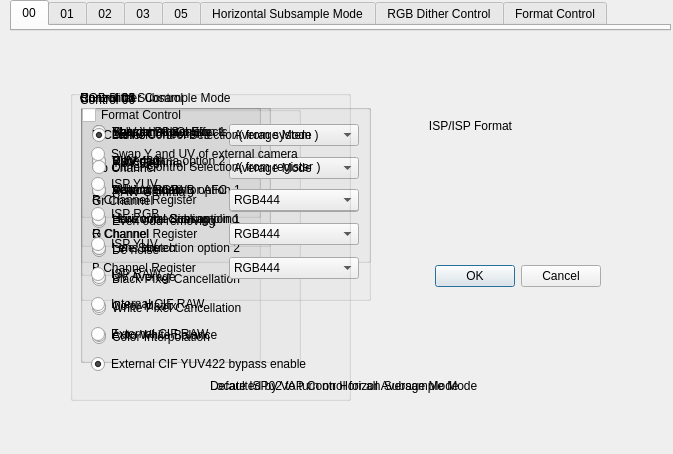
<?xml version="1.0" encoding="UTF-8"?>
<ui version="4.0">
 <class>isp</class>
 <widget class="QDialog" name="isp">
  <property name="geometry">
   <rect>
    <x>0</x>
    <y>0</y>
    <width>673</width>
    <height>454</height>
   </rect>
  </property>
  <property name="windowTitle">
   <string>Dialog</string>
  </property>
  <widget class="QDialogButtonBox" name="buttonBox">
   <property name="geometry">
    <rect>
     <x>390</x>
     <y>260</y>
     <width>211</width>
     <height>32</height>
    </rect>
   </property>
   <property name="orientation">
    <enum>Qt::Horizontal</enum>
   </property>
   <property name="standardButtons">
    <set>QDialogButtonBox::Cancel|QDialogButtonBox::Ok</set>
   </property>
  </widget>
  <widget class="QLabel" name="label">
   <property name="geometry">
    <rect>
     <x>370</x>
     <y>90</y>
     <width>201</width>
     <height>71</height>
    </rect>
   </property>
   <property name="text">
    <string>ISP/ISP Format</string>
   </property>
   <property name="textFormat">
    <enum>Qt::AutoText</enum>
   </property>
   <property name="scaledContents">
    <bool>false</bool>
   </property>
   <property name="alignment">
    <set>Qt::AlignCenter</set>
   </property>
  </widget>
  <widget class="QGroupBox" name="control00Box">
   <property name="geometry">
    <rect>
     <x>80</x>
     <y>92</y>
     <width>221</width>
     <height>271</height>
    </rect>
   </property>
   <property name="title">
    <string>Control 00</string>
   </property>
   <property name="checkable">
    <bool>false</bool>
   </property>
   <layout class="QVBoxLayout" name="verticalLayout_3">
    <item>
     <widget class="QRadioButton" name="lencCorrectionRadio">
      <property name="text">
       <string>LENC Correction</string>
      </property>
      <property name="checked">
       <bool>true</bool>
      </property>
      <attribute name="buttonGroup">
       <string notr="true">ispControlGroup</string>
      </attribute>
     </widget>
    </item>
    <item>
     <widget class="QRadioButton" name="yuvGammaRadio">
      <property name="text">
       <string>YUV Gamma</string>
      </property>
      <property name="checked">
       <bool>true</bool>
      </property>
      <attribute name="buttonGroup">
       <string notr="true">ispControlGroup</string>
      </attribute>
     </widget>
    </item>
    <item>
     <widget class="QRadioButton" name="rawGammaRadio">
      <property name="text">
       <string>RAW Gamma</string>
      </property>
      <property name="checked">
       <bool>true</bool>
      </property>
      <attribute name="buttonGroup">
       <string notr="true">ispControlGroup</string>
      </attribute>
     </widget>
    </item>
    <item>
     <widget class="QRadioButton" name="evenOddRadio">
      <property name="text">
       <string>Even odd removing</string>
      </property>
      <property name="checked">
       <bool>true</bool>
      </property>
      <attribute name="buttonGroup">
       <string notr="true">ispControlGroup</string>
      </attribute>
     </widget>
    </item>
    <item>
     <widget class="QRadioButton" name="denoiseRadio">
      <property name="text">
       <string>De noise</string>
      </property>
      <attribute name="buttonGroup">
       <string notr="true">ispControlGroup</string>
      </attribute>
     </widget>
    </item>
    <item>
     <widget class="QRadioButton" name="blackPixelCancellationRadio">
      <property name="text">
       <string>Black Pixel Cancellation</string>
      </property>
      <property name="checked">
       <bool>true</bool>
      </property>
      <attribute name="buttonGroup">
       <string notr="true">ispControlGroup</string>
      </attribute>
     </widget>
    </item>
    <item>
     <widget class="QRadioButton" name="whitePixelCancellationRadio">
      <property name="text">
       <string>White Pixel Cancellation</string>
      </property>
      <property name="checked">
       <bool>true</bool>
      </property>
      <attribute name="buttonGroup">
       <string notr="true">ispControlGroup</string>
      </attribute>
     </widget>
    </item>
    <item>
     <widget class="QRadioButton" name="colorInterpolationRadio">
      <property name="text">
       <string>Color Interpolation</string>
      </property>
      <attribute name="buttonGroup">
       <string notr="true">ispControlGroup</string>
      </attribute>
     </widget>
    </item>
   </layout>
  </widget>
  <widget class="QGroupBox" name="control01Box">
   <property name="geometry">
    <rect>
     <x>80</x>
     <y>90</y>
     <width>181</width>
     <height>273</height>
    </rect>
   </property>
   <property name="title">
    <string>Control 01</string>
   </property>
   <layout class="QVBoxLayout" name="verticalLayout_2">
    <item>
     <widget class="QRadioButton" name="specialDigitalEffects">
      <property name="text">
       <string>Special Digital Effects</string>
      </property>
      <attribute name="buttonGroup">
       <string notr="true">ispControlGroup</string>
      </attribute>
     </widget>
    </item>
    <item>
     <widget class="QRadioButton" name="uvAdjustRadio">
      <property name="text">
       <string>UV Adjust</string>
      </property>
      <attribute name="buttonGroup">
       <string notr="true">ispControlGroup</string>
      </attribute>
     </widget>
    </item>
    <item>
     <widget class="QRadioButton" name="verticalScalingRadio">
      <property name="text">
       <string>Vertical Scaling</string>
      </property>
      <attribute name="buttonGroup">
       <string notr="true">ispControlGroup</string>
      </attribute>
     </widget>
    </item>
    <item>
     <widget class="QRadioButton" name="horizontalScalingRadio">
      <property name="text">
       <string>Horizontal Scaling</string>
      </property>
      <attribute name="buttonGroup">
       <string notr="true">ispControlGroup</string>
      </attribute>
     </widget>
    </item>
    <item>
     <widget class="QRadioButton" name="lineStretchRadio">
      <property name="text">
       <string>Line Stretch</string>
      </property>
      <attribute name="buttonGroup">
       <string notr="true">ispControlGroup</string>
      </attribute>
     </widget>
    </item>
    <item>
     <widget class="QRadioButton" name="uvAverageRadio">
      <property name="text">
       <string>UV Average</string>
      </property>
      <attribute name="buttonGroup">
       <string notr="true">ispControlGroup</string>
      </attribute>
     </widget>
    </item>
    <item>
     <widget class="QRadioButton" name="colorMatrixRadio">
      <property name="text">
       <string>Color Matrix</string>
      </property>
      <attribute name="buttonGroup">
       <string notr="true">ispControlGroup</string>
      </attribute>
     </widget>
    </item>
    <item>
     <widget class="QRadioButton" name="autoWhiteBalanceRadio">
      <property name="text">
       <string>Auto White Balance</string>
      </property>
      <attribute name="buttonGroup">
       <string notr="true">ispControlGroup</string>
      </attribute>
     </widget>
    </item>
   </layout>
  </widget>
  <widget class="QGroupBox" name="control02Box">
   <property name="geometry">
    <rect>
     <x>80</x>
     <y>90</y>
     <width>191</width>
     <height>157</height>
    </rect>
   </property>
   <property name="title">
    <string>Control 02</string>
   </property>
   <layout class="QVBoxLayout" name="verticalLayout_4">
    <item>
     <widget class="QRadioButton" name="thumbnailScalingRadio">
      <property name="text">
       <string>Thumbnail Scaling</string>
      </property>
      <attribute name="buttonGroup">
       <string notr="true">ispControlGroup</string>
      </attribute>
     </widget>
    </item>
    <item>
     <widget class="QRadioButton" name="ditheringRadio">
      <property name="text">
       <string>Dithering </string>
      </property>
      <attribute name="buttonGroup">
       <string notr="true">ispControlGroup</string>
      </attribute>
     </widget>
    </item>
    <item>
     <widget class="QRadioButton" name="yuvToRGBRadio">
      <property name="text">
       <string>YUV to RGB</string>
      </property>
      <attribute name="buttonGroup">
       <string notr="true">ispControlGroup</string>
      </attribute>
     </widget>
    </item>
    <item>
     <widget class="QRadioButton" name="horizontalSubsamplingRadio">
      <property name="text">
       <string>Horizontal Subsampling</string>
      </property>
      <attribute name="buttonGroup">
       <string notr="true">ispControlGroup</string>
      </attribute>
     </widget>
    </item>
   </layout>
  </widget>
  <widget class="QGroupBox" name="control03Box">
   <property name="geometry">
    <rect>
     <x>80</x>
     <y>90</y>
     <width>181</width>
     <height>128</height>
    </rect>
   </property>
   <property name="title">
    <string>Control 03</string>
   </property>
   <layout class="QVBoxLayout" name="verticalLayout_5">
    <item>
     <widget class="QRadioButton" name="yuvToYCbCrRadio">
      <property name="text">
       <string>YUV to YCbCr</string>
      </property>
     </widget>
    </item>
    <item>
     <widget class="QRadioButton" name="yuv422Radio">
      <property name="text">
       <string>YUV 422</string>
      </property>
     </widget>
    </item>
    <item>
     <widget class="QRadioButton" name="drawWindowAFCRadio">
      <property name="text">
       <string>Draw window for AFC</string>
      </property>
     </widget>
    </item>
   </layout>
  </widget>
  <widget class="QGroupBox" name="control05Box">
   <property name="geometry">
    <rect>
     <x>80</x>
     <y>90</y>
     <width>191</width>
     <height>186</height>
    </rect>
   </property>
   <property name="title">
    <string>Control 05</string>
   </property>
   <layout class="QVBoxLayout" name="verticalLayout_6">
    <item>
     <widget class="QRadioButton" name="rawGamma1Radio">
      <property name="text">
       <string>Raw gamma option 1</string>
      </property>
     </widget>
    </item>
    <item>
     <widget class="QRadioButton" name="rawGamma2Radio">
      <property name="text">
       <string>Raw gamma option 2</string>
      </property>
     </widget>
    </item>
    <item>
     <widget class="QRadioButton" name="advancedAWBRadio">
      <property name="text">
       <string>Advanced AWB option 1</string>
      </property>
     </widget>
    </item>
    <item>
     <widget class="QRadioButton" name="lensCorrection1Radio">
      <property name="text">
       <string>Lens correction option 1</string>
      </property>
     </widget>
    </item>
    <item>
     <widget class="QRadioButton" name="lensCorrection2Radio">
      <property name="text">
       <string>Lens correction option 2</string>
      </property>
     </widget>
    </item>
   </layout>
  </widget>
  <widget class="QGroupBox" name="horizontalSubsampleModeBox">
   <property name="geometry">
    <rect>
     <x>80</x>
     <y>90</y>
     <width>291</width>
     <height>173</height>
    </rect>
   </property>
   <property name="title">
    <string>Horizontal Subsample Mode</string>
   </property>
   <layout class="QVBoxLayout" name="verticalLayout_9">
    <item>
     <layout class="QHBoxLayout" name="horizontalLayout_7">
      <item>
       <widget class="QLabel" name="hsmBChannelLabel">
        <property name="text">
         <string>B Channel</string>
        </property>
       </widget>
      </item>
      <item>
       <widget class="QComboBox" name="hsmBChannelCombo">
        <item>
         <property name="text">
          <string>Average Mode</string>
         </property>
        </item>
        <item>
         <property name="text">
          <string>Skip Mode</string>
         </property>
        </item>
       </widget>
      </item>
     </layout>
    </item>
    <item>
     <layout class="QHBoxLayout" name="horizontalLayout_6">
      <item>
       <widget class="QLabel" name="hsmGbChannelLabel">
        <property name="text">
         <string>Gb Channel</string>
        </property>
       </widget>
      </item>
      <item>
       <widget class="QComboBox" name="hsmGbChannelCombo">
        <item>
         <property name="text">
          <string>Average Mode</string>
         </property>
        </item>
        <item>
         <property name="text">
          <string>Skip Mode</string>
         </property>
        </item>
       </widget>
      </item>
     </layout>
    </item>
    <item>
     <layout class="QHBoxLayout" name="horizontalLayout_5">
      <item>
       <widget class="QLabel" name="hsmGrChannelLabel">
        <property name="text">
         <string>Gr Channel</string>
        </property>
       </widget>
      </item>
      <item>
       <widget class="QComboBox" name="hsmGrChannelCombo">
        <item>
         <property name="text">
          <string>Average Mode</string>
         </property>
        </item>
        <item>
         <property name="text">
          <string>Skip Mode</string>
         </property>
        </item>
       </widget>
      </item>
     </layout>
    </item>
    <item>
     <layout class="QHBoxLayout" name="horizontalLayout_4">
      <item>
       <widget class="QLabel" name="hsmRChannelLabel">
        <property name="text">
         <string>R Channel</string>
        </property>
       </widget>
      </item>
      <item>
       <widget class="QComboBox" name="hsmRChannelCombo">
        <item>
         <property name="text">
          <string>Average Mode</string>
         </property>
        </item>
        <item>
         <property name="text">
          <string>Skip Mode</string>
         </property>
        </item>
       </widget>
      </item>
     </layout>
    </item>
   </layout>
  </widget>
  <widget class="QGroupBox" name="rgbDitherControlBox">
   <property name="geometry">
    <rect>
     <x>80</x>
     <y>90</y>
     <width>291</width>
     <height>211</height>
    </rect>
   </property>
   <property name="title">
    <string>RGB Dither Control</string>
   </property>
   <layout class="QVBoxLayout" name="verticalLayout_8">
    <item>
     <widget class="QRadioButton" name="rgbDitherControlSystemRadio">
      <property name="text">
       <string>Dither Control Selection( from system )</string>
      </property>
      <property name="checked">
       <bool>true</bool>
      </property>
     </widget>
    </item>
    <item>
     <widget class="QRadioButton" name="rgbDitherControlRegisterRadio">
      <property name="text">
       <string>Dither Control Selection( from register )</string>
      </property>
     </widget>
    </item>
    <item>
     <layout class="QHBoxLayout" name="horizontalLayout">
      <item>
       <widget class="QLabel" name="rChannelLabel">
        <property name="text">
         <string>R Channel Register</string>
        </property>
       </widget>
      </item>
      <item>
       <widget class="QComboBox" name="rChannelCombo">
        <item>
         <property name="text">
          <string>RGB444</string>
         </property>
        </item>
        <item>
         <property name="text">
          <string>RGB565/555</string>
         </property>
        </item>
       </widget>
      </item>
     </layout>
    </item>
    <item>
     <layout class="QHBoxLayout" name="horizontalLayout_2">
      <item>
       <widget class="QLabel" name="gChannelLabel">
        <property name="text">
         <string>G Channel Register</string>
        </property>
       </widget>
      </item>
      <item>
       <widget class="QComboBox" name="gChannelCombo">
        <item>
         <property name="text">
          <string>RGB444</string>
         </property>
        </item>
        <item>
         <property name="text">
          <string>RGB565/555</string>
         </property>
        </item>
       </widget>
      </item>
     </layout>
    </item>
    <item>
     <layout class="QHBoxLayout" name="horizontalLayout_3">
      <item>
       <widget class="QLabel" name="bChannelLabel">
        <property name="text">
         <string>B Channel Register</string>
        </property>
       </widget>
      </item>
      <item>
       <widget class="QComboBox" name="bChannelCombo">
        <item>
         <property name="text">
          <string>RGB444</string>
         </property>
        </item>
        <item>
         <property name="text">
          <string>RGB565/555</string>
         </property>
        </item>
       </widget>
      </item>
     </layout>
    </item>
   </layout>
  </widget>
  <widget class="QTabWidget" name="tabWidget">
   <property name="geometry">
    <rect>
     <x>10</x>
     <y>0</y>
     <width>661</width>
     <height>31</height>
    </rect>
   </property>
   <property name="currentIndex">
    <number>0</number>
   </property>
   <widget class="QWidget" name="c00Tab">
    <attribute name="title">
     <string>00</string>
    </attribute>
   </widget>
   <widget class="QWidget" name="c01Tab">
    <attribute name="title">
     <string>01</string>
    </attribute>
   </widget>
   <widget class="QWidget" name="c02Tab">
    <attribute name="title">
     <string>02</string>
    </attribute>
   </widget>
   <widget class="QWidget" name="c03Tab">
    <attribute name="title">
     <string>03</string>
    </attribute>
   </widget>
   <widget class="QWidget" name="c05Tab">
    <attribute name="title">
     <string>05</string>
    </attribute>
   </widget>
   <widget class="QWidget" name="horizontalSubsampleModeTab">
    <attribute name="title">
     <string>Horizontal Subsample Mode</string>
    </attribute>
   </widget>
   <widget class="QWidget" name="rgbDitherControlTab">
    <attribute name="title">
     <string>RGB Dither Control</string>
    </attribute>
   </widget>
   <widget class="QWidget" name="formatControlTab">
    <attribute name="title">
     <string>Format Control</string>
    </attribute>
   </widget>
  </widget>
  <widget class="QGroupBox" name="formatControlBox">
   <property name="geometry">
    <rect>
     <x>70</x>
     <y>90</y>
     <width>281</width>
     <height>311</height>
    </rect>
   </property>
   <layout class="QVBoxLayout" name="verticalLayout_7">
    <item>
     <widget class="QCheckBox" name="formatControlCheck">
      <property name="text">
       <string>Format Control</string>
      </property>
     </widget>
    </item>
    <item>
     <widget class="QFrame" name="formatControlFrame">
      <layout class="QVBoxLayout" name="verticalLayout">
       <item>
        <widget class="QRadioButton" name="formatControlSwapYAndUVRadio">
         <property name="text">
          <string>Swap Y and UV of external camera</string>
         </property>
        </widget>
       </item>
       <item>
        <widget class="QRadioButton" name="formatControlISPYUVRadio_2">
         <property name="text">
          <string>ISP YUV</string>
         </property>
         <property name="autoExclusive">
          <bool>true</bool>
         </property>
         <attribute name="buttonGroup">
          <string notr="true">ispControlGroup</string>
         </attribute>
        </widget>
       </item>
       <item>
        <widget class="QRadioButton" name="formatControlISPRGBRadio">
         <property name="text">
          <string>ISP RGB</string>
         </property>
         <property name="autoExclusive">
          <bool>true</bool>
         </property>
         <attribute name="buttonGroup">
          <string notr="true">ispControlGroup</string>
         </attribute>
        </widget>
       </item>
       <item>
        <widget class="QRadioButton" name="formatControlISPYUVRadio">
         <property name="text">
          <string>ISP YUV</string>
         </property>
         <property name="autoExclusive">
          <bool>true</bool>
         </property>
         <attribute name="buttonGroup">
          <string notr="true">ispControlGroup</string>
         </attribute>
        </widget>
       </item>
       <item>
        <widget class="QRadioButton" name="formatControlISPRAWRadio">
         <property name="text">
          <string>ISP RAW</string>
         </property>
         <property name="autoExclusive">
          <bool>true</bool>
         </property>
         <attribute name="buttonGroup">
          <string notr="true">ispControlGroup</string>
         </attribute>
        </widget>
       </item>
       <item>
        <widget class="QRadioButton" name="formatControlInternalCIFRAWRadio">
         <property name="text">
          <string>Internal CIF RAW</string>
         </property>
         <property name="autoExclusive">
          <bool>true</bool>
         </property>
         <attribute name="buttonGroup">
          <string notr="true">ispControlGroup</string>
         </attribute>
        </widget>
       </item>
       <item>
        <widget class="QRadioButton" name="formatControlExternalCIFRAWRadio">
         <property name="text">
          <string>External CIF RAW</string>
         </property>
         <property name="autoExclusive">
          <bool>true</bool>
         </property>
         <attribute name="buttonGroup">
          <string notr="true">ispControlGroup</string>
         </attribute>
        </widget>
       </item>
       <item>
        <widget class="QRadioButton" name="formatControlExternalCIFYUVRadio">
         <property name="text">
          <string>External CIF YUV422 bypass enable</string>
         </property>
         <property name="checked">
          <bool>true</bool>
         </property>
         <property name="autoExclusive">
          <bool>true</bool>
         </property>
         <attribute name="buttonGroup">
          <string notr="true">ispControlGroup</string>
         </attribute>
        </widget>
       </item>
      </layout>
     </widget>
    </item>
   </layout>
  </widget>
  <widget class="QLabel" name="horizontalSubsampleOffWarningLabel">
   <property name="geometry">
    <rect>
     <x>210</x>
     <y>360</y>
     <width>301</width>
     <height>51</height>
    </rect>
   </property>
   <property name="text">
    <string>Locate ISP02 to turn on Horizon Subsample Mode</string>
   </property>
  </widget>
  <widget class="QLabel" name="horizontalSubsampleDefaultWarningLabel">
   <property name="geometry">
    <rect>
     <x>210</x>
     <y>370</y>
     <width>331</width>
     <height>31</height>
    </rect>
   </property>
   <property name="text">
    <string>Defaulted by VAP Control for all Average Mode</string>
   </property>
  </widget>
 </widget>
 <resources/>
 <connections>
  <connection>
   <sender>buttonBox</sender>
   <signal>accepted()</signal>
   <receiver>isp</receiver>
   <slot>accept()</slot>
   <hints>
    <hint type="sourcelabel">
     <x>248</x>
     <y>254</y>
    </hint>
    <hint type="destinationlabel">
     <x>157</x>
     <y>274</y>
    </hint>
   </hints>
  </connection>
  <connection>
   <sender>buttonBox</sender>
   <signal>rejected()</signal>
   <receiver>isp</receiver>
   <slot>reject()</slot>
   <hints>
    <hint type="sourcelabel">
     <x>316</x>
     <y>260</y>
    </hint>
    <hint type="destinationlabel">
     <x>286</x>
     <y>274</y>
    </hint>
   </hints>
  </connection>
 </connections>
 <buttongroups>
  <buttongroup name="ispControlGroup">
   <property name="exclusive">
    <bool>false</bool>
   </property>
  </buttongroup>
 </buttongroups>
</ui>
